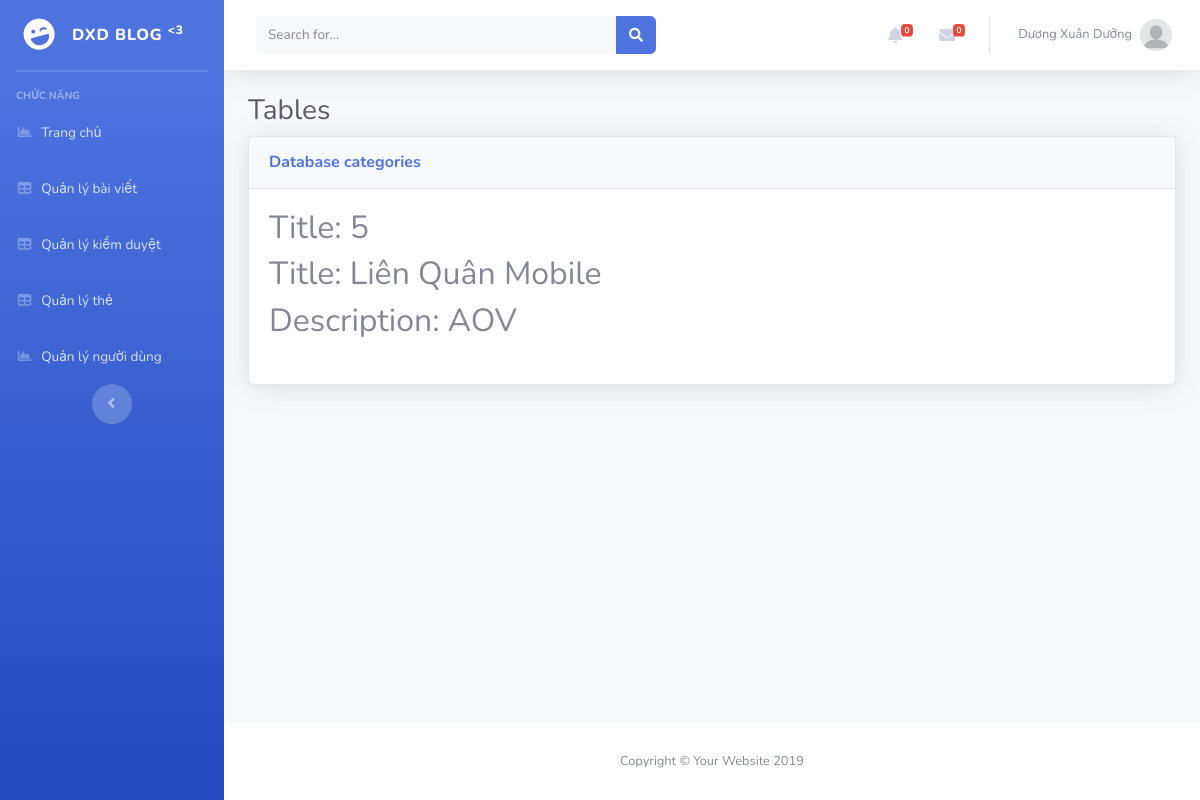
The page /Admin/index.php?mod=categories&act=detail&id=5 (signed in) on the database its author committed.
### tables this page shows
CREATE TABLE `categories`  (
  `id` int(11) NOT NULL AUTO_INCREMENT,
  `title` varchar(255) NULL DEFAULT NULL,
  `descripition` text NULL,
  PRIMARY KEY (`id`) USING BTREE
);

### Admin/MVC/controllers/CategoryController.php (called while the page is built, shortened)
<?php
class CategoryController
{
	var $cate_model;
	function __construct()
	{
		$this->cate_model = new Category();
	}
	public function detail()
	{
		$id = isset($_GET['id']) ? $_GET['id'] : 5;
		$data = $this->cate_model->find($id);
		require_once("MVC/Views/Admin/index.php");
	}
}

### Admin/MVC/Models/connection.php (called while the page is built, shortened)
<?php
    class Connection{
        function __construct()
        {
            $severname ="localhost";
            $username ="root";
            $password ="";
            $db_name ="newblogs";
            $this->conn = new mysqli($severname,$username,$password,$db_name);
        }
    }
?>

### Admin/MVC/Models/model.php (called while the page is built, shortened)
<?php
require_once("connection.php");
class Model
{
    var $conn;
    var $table;
    function __construct()
    {
        $conn_obj = new Connection();
        $this->conn = $conn_obj->conn;
    }
    function find($id)
    {
        $query = "select * from $this->table where id =$id";
        return $this->conn->query($query)->fetch_assoc();
    }
}

### Admin/MVC/Views/categories/detail.php (the view)
<table class="table table-bordered" id="dataTable" width="100%" cellspacing="0">
    <h2>Title: <?= $data['id'] ?></h2>
    <h2>Title: <?= $data['title'] ?></h2>
    <h2>Description: <?= $data['descripition'] ?></h2>
</table>

### rows shown on the page
categories: id "5", title "Liên Quân Mobile", descripition "AOV"

### other values the page prints
$_SESSION['author']['name'] "Dương Xuân Dưỡng"
$mod "categories"
